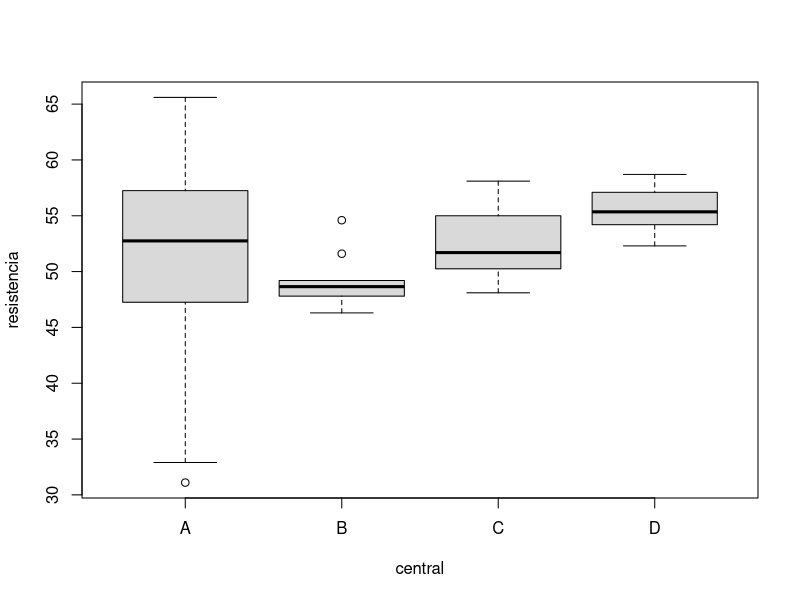
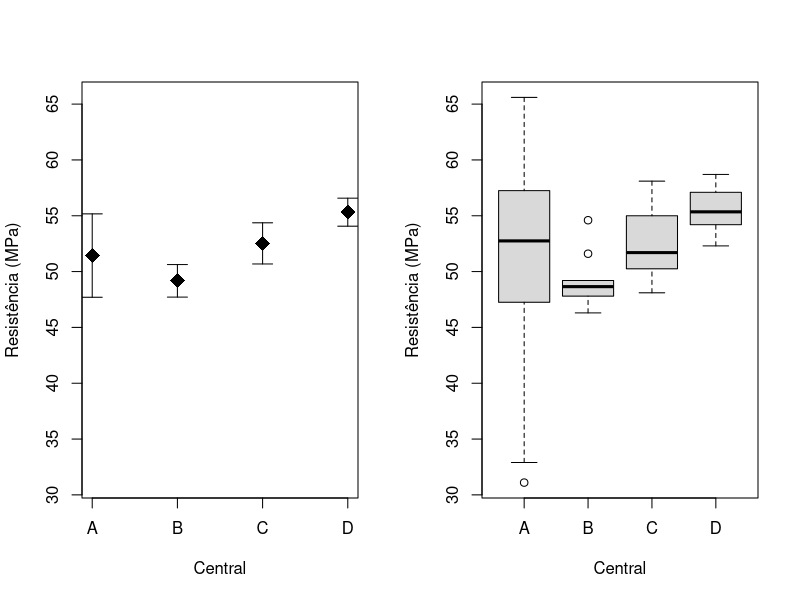

R code for these plots, in order:
# ANOVA de Welch: exemplo completo ----
# Pacotes: stats (base), car (Brown-Forsythe), rstatix ou PMCMRplus (Games-Howell)
# install.packages(c("car", "rstatix"))
library(car)

# 1. Dados fictícios: resistência à compressão (MPa) de corpos de prova de concreto
#    de quatro centrais dosadoras, com números de amostras diferentes.
resistencia <- c(57.0, 54.0, 51.5, 31.1, 55.9, 32.9, 60.2, 57.5, 59.5, 59.4,
                 54.7, 47.2, 49.2, 65.6, 46.8, 49.9, 45.5, 47.3, 49.2, 54.3,
                 48.4, 48.3, 47.8, 49.2, 46.3, 49.1, 51.6, 47.5, 48.9, 54.6,
                 50.5, 48.9, 51.9, 57.5, 58.1, 50.0, 54.4, 53.0, 51.5, 48.1, 55.6, 50.8,
                 55.6, 55.2, 58.7, 57.4, 52.7, 54.5, 57.1, 52.3, 54.2, 55.5)
central <- factor(rep(c("A", "B", "C", "D"), times = c(20, 10, 12, 10)))
dados <- data.frame(central, resistencia)
aggregate(resistencia ~ central, data = dados,
          FUN = function(x) c(n = length(x), media = mean(x), dp = sd(x), var = var(x)))

# 2. O pressuposto que decide qual ANOVA usar
leveneTest(resistencia ~ central, data = dados, center = median)   # Brown-Forsythe
bartlett.test(resistencia ~ central, data = dados)
v <- tapply(dados$resistencia, dados$central, var)
max(v) / min(v)                                   # razão entre as variâncias
boxplot(resistencia ~ central, data = dados, col = "gray85")

# 3. As duas ANOVAs, lado a lado
oneway.test(resistencia ~ central, data = dados, var.equal = TRUE)    # clássica
oneway.test(resistencia ~ central, data = dados, var.equal = FALSE)   # de Welch
summary(aov(resistencia ~ central, data = dados))                     # igual à clássica

# 4. Normalidade: examine POR GRUPO, não nos resíduos agrupados
by(dados$resistencia, dados$central, shapiro.test)
shapiro.test(residuals(aov(resistencia ~ central, data = dados)))

# 5. Comparações múltiplas compatíveis com variâncias desiguais
library(rstatix)
games_howell_test(dados, resistencia ~ central)
# alternativas: PMCMRplus::gamesHowellTest(resistencia ~ central, data = dados)
#               pairwise.t.test(dados$resistencia, dados$central, pool.sd = FALSE,
#                               p.adjust.method = "holm")
TukeyHSD(aov(resistencia ~ central, data = dados))   # para comparar: usa variância agrupada

# 6. Tamanho de efeito
tab <- summary(aov(resistencia ~ central, data = dados))[[1]]
tab[1, "Sum Sq"] / sum(tab[, "Sum Sq"])            # eta ao quadrado

# 7. Gráficos
par(mfrow = c(1, 2))
medias <- tapply(dados$resistencia, dados$central, mean)
eps <- tapply(dados$resistencia, dados$central, function(x) sd(x) / sqrt(length(x)))
plot(1:4, medias, ylim = range(dados$resistencia), pch = 18, cex = 2, xaxt = "n",
     xlab = "Central", ylab = "Resistência (MPa)")
axis(1, at = 1:4, labels = levels(dados$central))
arrows(1:4, medias - 1.96 * eps, 1:4, medias + 1.96 * eps, angle = 90, code = 3, length = 0.1)
boxplot(resistencia ~ central, data = dados, col = "gray85",
        xlab = "Central", ylab = "Resistência (MPa)")
par(mfrow = c(1, 1))
